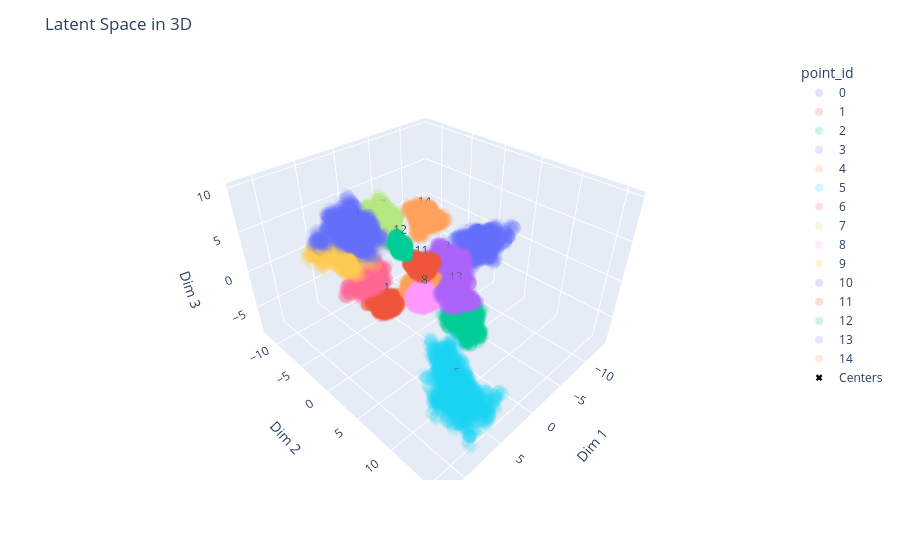

The notebook cell saved with this chart:
### Markdown cell above
# Model $\mathbb{R}^3$

### Code cell
# Configuration
Theta_R3 = {
    'Z0': np.random.normal(0, 1, size=(n, 3)),
    'alpha0': np.float64(0.0),
    'sigma_prior_Z': 5.0,
    'sigma_prior_alpha': 5.0,
    'n_chains': 2,
    'n_samples': 1000,      
    'burn_in': 1000,       
    'thin': 2,
    'epsilon_Z': 0.05,
    'epsilon_alpha': 0.05,              
    'sigma_q_Z': 1.0,       
    'sigma_q_alpha': 1.0    
}

# Estimation
resultsR3 = Estimation_LSMN(Y, Theta_R3, Model="Euclidean")

# Diagnostic analysis: Acceptance rate, Log probabilities traces, Adjacency matrices of point estimations, Traces of fixed parameters
plot_mcmc_diagnostics_panel(resultsR3)

#Visualizing latent space
plot_latent_space(resultsR3)

# Posterior predictive checking
posterior_predictive_check(resultsR3)

# Prior predictive checking
prior_predictive_check(resultsR3)

# Prediction evaluation
metricsR3 = prediction_evaluation(resultsR3)

# Save results
handle_results(resultsR3, filepath='resultsR3.pkl_HMC', mode='save')

### Figure 1 — Plotly figure (JSON) as saved in the notebook; plotly's stock layout.template omitted (floating-point values rounded to 4 significant figures; data arrays with more than 128 entries replaced by an {"elided": "..."} marker saying what was removed)
{"data": [{"customdata": {"elided": "2000x2 mixed values"}, "hovertemplate": "point_id=%{customdata[0]}<br>x=%{x}<br>y=%{y}<br>z=%{z}<br>sample_id=%{customdata[1]}<extra></extra>", "legendgroup": "0", "marker": {"color": "#636efa", "opacity": 0.1, "symbol": "circle"}, "mode": "markers", "name": "0", "scene": "scene", "showlegend": true, "type": "scatter3d", "x": {"elided": "2000 float values"}, "y": {"elided": "2000 float values"}, "z": {"elided": "2000 float values"}}, {"customdata": {"elided": "2000x2 mixed values"}, "hovertemplate": "point_id=%{customdata[0]}<br>x=%{x}<br>y=%{y}<br>z=%{z}<br>sample_id=%{customdata[1]}<extra></extra>", "legendgroup": "1", "marker": {"color": "#EF553B", "opacity": 0.1, "symbol": "circle"}, "mode": "markers", "name": "1", "scene": "scene", "showlegend": true, "type": "scatter3d", "x": {"elided": "2000 float values"}, "y": {"elided": "2000 float values"}, "z": {"elided": "2000 float values"}}, {"customdata": {"elided": "2000x2 mixed values"}, "hovertemplate": "point_id=%{customdata[0]}<br>x=%{x}<br>y=%{y}<br>z=%{z}<br>sample_id=%{customdata[1]}<extra></extra>", "legendgroup": "2", "marker": {"color": "#00cc96", "opacity": 0.1, "symbol": "circle"}, "mode": "markers", "name": "2", "scene": "scene", "showlegend": true, "type": "scatter3d", "x": {"elided": "2000 float values"}, "y": {"elided": "2000 float values"}, "z": {"elided": "2000 float values"}}, {"customdata": {"elided": "2000x2 mixed values"}, "hovertemplate": "point_id=%{customdata[0]}<br>x=%{x}<br>y=%{y}<br>z=%{z}<br>sample_id=%{customdata[1]}<extra></extra>", "legendgroup": "3", "marker": {"color": "#ab63fa", "opacity": 0.1, "symbol": "circle"}, "mode": "markers", "name": "3", "scene": "scene", "showlegend": true, "type": "scatter3d", "x": {"elided": "2000 float values"}, "y": {"elided": "2000 float values"}, "z": {"elided": "2000 float values"}}, {"customdata": {"elided": "2000x2 mixed values"}, "hovertemplate": "point_id=%{customdata[0]}<br>x=%{x}<br>y=%{y}<br>z=%{z}<br>sample_id=%{customdata[1]}<extra></extra>", "legendgroup": "4", "marker": {"color": "#FFA15A", "opacity": 0.1, "symbol": "circle"}, "mode": "markers", "name": "4", "scene": "scene", "showlegend": true, "type": "scatter3d", "x": {"elided": "2000 float values"}, "y": {"elided": "2000 float values"}, "z": {"elided": "2000 float values"}}, {"customdata": {"elided": "2000x2 mixed values"}, "hovertemplate": "point_id=%{customdata[0]}<br>x=%{x}<br>y=%{y}<br>z=%{z}<br>sample_id=%{customdata[1]}<extra></extra>", "legendgroup": "5", "marker": {"color": "#19d3f3", "opacity": 0.1, "symbol": "circle"}, "mode": "markers", "name": "5", "scene": "scene", "showlegend": true, "type": "scatter3d", "x": {"elided": "2000 float values"}, "y": {"elided": "2000 float values"}, "z": {"elided": "2000 float values"}}, {"customdata": {"elided": "2000x2 mixed values"}, "hovertemplate": "point_id=%{customdata[0]}<br>x=%{x}<br>y=%{y}<br>z=%{z}<br>sample_id=%{customdata[1]}<extra></extra>", "legendgroup": "6", "marker": {"color": "#FF6692", "opacity": 0.1, "symbol": "circle"}, "mode": "markers", "name": "6", "scene": "scene", "showlegend": true, "type": "scatter3d", "x": {"elided": "2000 float values"}, "y": {"elided": "2000 float values"}, "z": {"elided": "2000 float values"}}, {"customdata": {"elided": "2000x2 mixed values"}, "hovertemplate": "point_id=%{customdata[0]}<br>x=%{x}<br>y=%{y}<br>z=%{z}<br>sample_id=%{customdata[1]}<extra></extra>", "legendgroup": "7", "marker": {"color": "#B6E880", "opacity": 0.1, "symbol": "circle"}, "mode": "markers", "name": "7", "scene": "scene", "showlegend": true, "type": "scatter3d", "x": {"elided": "2000 float values"}, "y": {"elided": "2000 float values"}, "z": {"elided": "2000 float values"}}, {"customdata": {"elided": "2000x2 mixed values"}, "hovertemplate": "point_id=%{customdata[0]}<br>x=%{x}<br>y=%{y}<br>z=%{z}<br>sample_id=%{customdata[1]}<extra></extra>", "legendgroup": "8", "marker": {"color": "#FF97FF", "opacity": 0.1, "symbol": "circle"}, "mode": "markers", "name": "8", "scene": "scene", "showlegend": true, "type": "scatter3d", "x": {"elided": "2000 float values"}, "y": {"elided": "2000 float values"}, "z": {"elided": "2000 float values"}}, {"customdata": {"elided": "2000x2 mixed values"}, "hovertemplate": "point_id=%{customdata[0]}<br>x=%{x}<br>y=%{y}<br>z=%{z}<br>sample_id=%{customdata[1]}<extra></extra>", "legendgroup": "9", "marker": {"color": "#FECB52", "opacity": 0.1, "symbol": "circle"}, "mode": "markers", "name": "9", "scene": "scene", "showlegend": true, "type": "scatter3d", "x": {"elided": "2000 float values"}, "y": {"elided": "2000 float values"}, "z": {"elided": "2000 float values"}}, {"customdata": {"elided": "2000x2 mixed values"}, "hovertemplate": "point_id=%{customdata[0]}<br>x=%{x}<br>y=%{y}<br>z=%{z}<br>sample_id=%{customdata[1]}<extra></extra>", "legendgroup": "10", "marker": {"color": "#636efa", "opacity": 0.1, "symbol": "circle"}, "mode": "markers", "name": "10", "scene": "scene", "showlegend": true, "type": "scatter3d", "x": {"elided": "2000 float values"}, "y": {"elided": "2000 float values"}, "z": {"elided": "2000 float values"}}, {"customdata": {"elided": "2000x2 mixed values"}, "hovertemplate": "point_id=%{customdata[0]}<br>x=%{x}<br>y=%{y}<br>z=%{z}<br>sample_id=%{customdata[1]}<extra></extra>", "legendgroup": "11", "marker": {"color": "#EF553B", "opacity": 0.1, "symbol": "circle"}, "mode": "markers", "name": "11", "scene": "scene", "showlegend": true, "type": "scatter3d", "x": {"elided": "2000 float values"}, "y": {"elided": "2000 float values"}, "z": {"elided": "2000 float values"}}, {"customdata": {"elided": "2000x2 mixed values"}, "hovertemplate": "point_id=%{customdata[0]}<br>x=%{x}<br>y=%{y}<br>z=%{z}<br>sample_id=%{customdata[1]}<extra></extra>", "legendgroup": "12", "marker": {"color": "#00cc96", "opacity": 0.1, "symbol": "circle"}, "mode": "markers", "name": "12", "scene": "scene", "showlegend": true, "type": "scatter3d", "x": {"elided": "2000 float values"}, "y": {"elided": "2000 float values"}, "z": {"elided": "2000 float values"}}, {"customdata": {"elided": "2000x2 mixed values"}, "hovertemplate": "point_id=%{customdata[0]}<br>x=%{x}<br>y=%{y}<br>z=%{z}<br>sample_id=%{customdata[1]}<extra></extra>", "legendgroup": "13", "marker": {"color": "#ab63fa", "opacity": 0.1, "symbol": "circle"}, "mode": "markers", "name": "13", "scene": "scene", "showlegend": true, "type": "scatter3d", "x": {"elided": "2000 float values"}, "y": {"elided": "2000 float values"}, "z": {"elided": "2000 float values"}}, {"customdata": {"elided": "2000x2 mixed values"}, "hovertemplate": "point_id=%{customdata[0]}<br>x=%{x}<br>y=%{y}<br>z=%{z}<br>sample_id=%{customdata[1]}<extra></extra>", "legendgroup": "14", "marker": {"color": "#FFA15A", "opacity": 0.1, "symbol": "circle"}, "mode": "markers", "name": "14", "scene": "scene", "showlegend": true, "type": "scatter3d", "x": {"elided": "2000 float values"}, "y": {"elided": "2000 float values"}, "z": {"elided": "2000 float values"}}, {"marker": {"color": "black", "size": 6, "symbol": "x"}, "mode": "markers+text", "name": "Centers", "text": ["0", "1", "2", "3", "4", "5", "6", "7", "8", "9", "10", "11", "12", "13", "14"], "textposition": "top center", "type": "scatter3d", "x": [-5.257, 5.091, -2.659, -7.578, -2.222, 5.952, 2.146, -3.002, 2.754, 6.527, 5.532, -3.611, -0.4241, -0.05696, -3.194], "y": [4.308, 1.018, 5.065, -2.354, -1.792, 11.84, -5.711, -8.891, 4.292, -3.486, -2.916, -2.91, -2.757, 5.982, -1.686], "z": [3.127, -0.7878, -5.343, -3.441, -4.738, -4.363, -2.494, 1.74, 0.6881, 4.286, 6.403, -2.415, 2.027, 0.4422, 4.87]}], "layout": {"legend": {"title": {"text": "point_id"}, "tracegroupgap": 0}, "margin": {"t": 60}, "scene": {"domain": {"x": [0, 1], "y": [0, 1]}, "xaxis": {"title": {"text": "Dim 1"}}, "yaxis": {"title": {"text": "Dim 2"}}, "zaxis": {"title": {"text": "Dim 3"}}}, "title": {"text": "Latent Space in 3D"}}}
